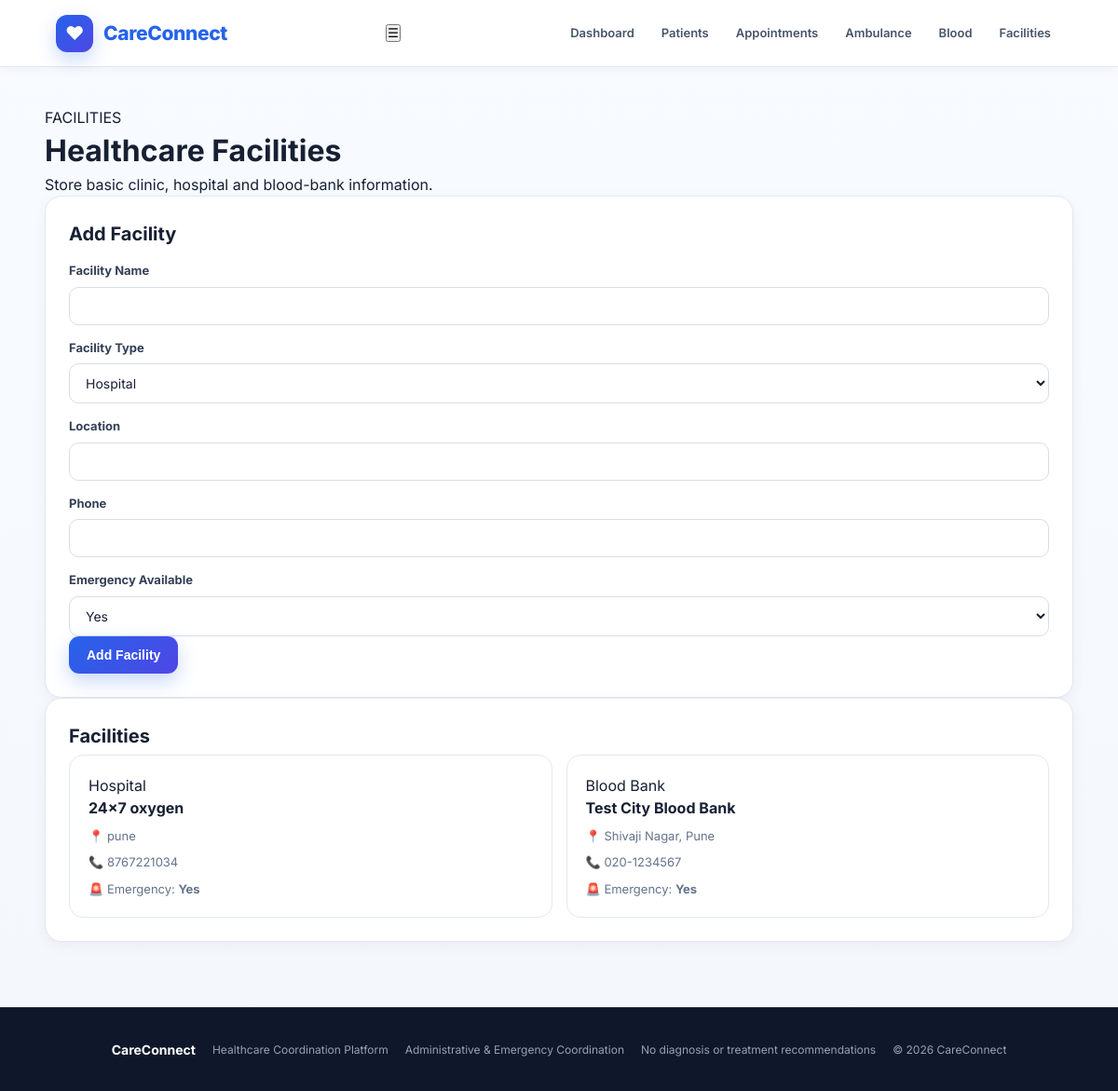
Screenshot of /facilities with the database file from the repository.
### tables this page shows
CREATE TABLE facilities (
            id INTEGER PRIMARY KEY AUTOINCREMENT,
            name TEXT NOT NULL,
            type TEXT NOT NULL,
            location TEXT NOT NULL,
            phone TEXT,
            emergency_available TEXT DEFAULT 'Yes'
        );

### app.py (the view)
@app.route("/facilities")
def facilities():
    conn = get_db()
    facilities_data = conn.execute("""
        SELECT *
        FROM facilities
        ORDER BY name
    """).fetchall()
    conn.close()
    return render_template(
        "facilities.html",
        facilities=facilities_data
    )

### database.py (called while the page is built)
def get_db():
    conn = sqlite3.connect(DATABASE, check_same_thread=False)
    conn.row_factory = sqlite3.Row
    return conn

### templates/facilities.html (shortened to what this page needs)
{% extends "base.html" %}
{% block content %}
<div class="page-header">
    <div>
        <span class="badge">FACILITIES</span>
        <h1>Healthcare Facilities</h1>
        <p>
            Store basic clinic, hospital and blood-bank information.
        </p>
    </div>
</div>
<div class="two-column">
<div class="panel">
    <h2>Add Facility</h2>
    <form action="/facilities/add" method="POST">
        <label>Facility Name</label>
        <input
            type="text"
            name="name"
            required
        >
        <label>Facility Type</label>
        <select name="type">
            <option>Hospital</option>
        </select>
        <label>Location</label>
        <input
            type="text"
            name="location"
            required
        >
        <label>Phone</label>
        <input
            type="tel"
            name="phone"
        >
        <label>Emergency Available</label>
        <select name="emergency_available">
            <option>Yes</option>
        </select>
        <button class="btn primary" type="submit">
            Add Facility
        </button>
    </form>
</div>
<div class="panel">
    <h2>Facilities</h2>
    <div class="facility-grid">
        {% for facility in facilities %}
        <div class="facility-card">
            <span class="badge">
                {{ facility["type"] }}
            </span>
            <h3>
                {{ facility["name"] }}
            </h3>
            <p>
                📍 {{ facility["location"] }}
            </p>
            <p>
                📞 {{ facility["phone"] }}
            </p>
            <p>
                🚨 Emergency:
                <strong>
                    {{ facility["emergency_available"] }}
                </strong>
            </p>
        </div>
        {% else %}
        <p>
            No facilities added.
        </p>
        {% endfor %}
    </div>
</div>
</div>
{% endblock %}

### static/css/style.css (style rules this page uses)
* { margin: 0; padding: 0; box-sizing: border-box; }
:root { --primary: #2563eb; --primary-dark: #1d4ed8; --primary-light: #eff6ff; --success: #16a34a; --success-light: #ecfdf5; --danger: #dc2626; --danger-light: #fef2f2; --warning: #f59e0b; --warning-light: #fffbeb; --text: #172033; --muted: #64748b; --border: #e2e8f0; --bg: #f5f8fc; --white: #ffffff; --shadow-sm: 0 4px 15px rgba(15, 23, 42, 0.05); --shadow: 0 12px 35px rgba(15, 23, 42, 0.08); }
body { font-family: Inter, -apple-system, BlinkMacSystemFont, "Segoe UI", Arial, sans-serif; background: linear-gradient( 180deg, #f8fbff 0%, #f4f7fb 100% ); color: var(--text); min-height: 100vh; line-height: 1.5; }
.btn { display: inline-flex; align-items: center; justify-content: center; gap: 8px; border: none; border-radius: 11px; padding: 12px 19px; font-size: 14px; font-weight: 700; cursor: pointer; transition: transform 0.2s, box-shadow 0.2s, background 0.2s; }
.btn.primary { background: linear-gradient( 135deg, #2563eb, #4f46e5 ); color: white; box-shadow: 0 8px 20px rgba(37, 99, 235, 0.25); }
.panel { background: white; border: 1px solid var(--border); border-radius: 18px; padding: 25px; box-shadow: var(--shadow-sm); }
.panel h2 { font-size: 20px; margin-bottom: 5px; }
label { display: block; color: #334155; font-size: 13px; font-weight: 700; margin: 15px 0 7px; }
input, select, textarea { width: 100%; border: 1px solid #d7dee8; border-radius: 10px; background: #fff; padding: 11px 13px; font-family: inherit; font-size: 14px; color: var(--text); outline: none; transition: border 0.2s, box-shadow 0.2s; }
input::placeholder, textarea::placeholder { color: #94a3b8; }
.facility-grid { display: grid; grid-template-columns: repeat(2, 1fr); gap: 15px; }
.facility-card { padding: 20px; border: 1px solid var(--border); border-radius: 15px; background: #fff; transition: 0.2s; }
.facility-card h3 { font-size: 16px; margin-bottom: 8px; }
.facility-card p { color: var(--muted); font-size: 13px; margin-top: 9px; }

### rows the page displays
facilities: type "Hospital", name "24x7 oxygen", location "pune", phone "8767221034", emergency_available "Yes"
facilities: type "Blood Bank", name "Test City Blood Bank", location "Shivaji Nagar, Pune", phone "020-1234567", emergency_available "Yes"
